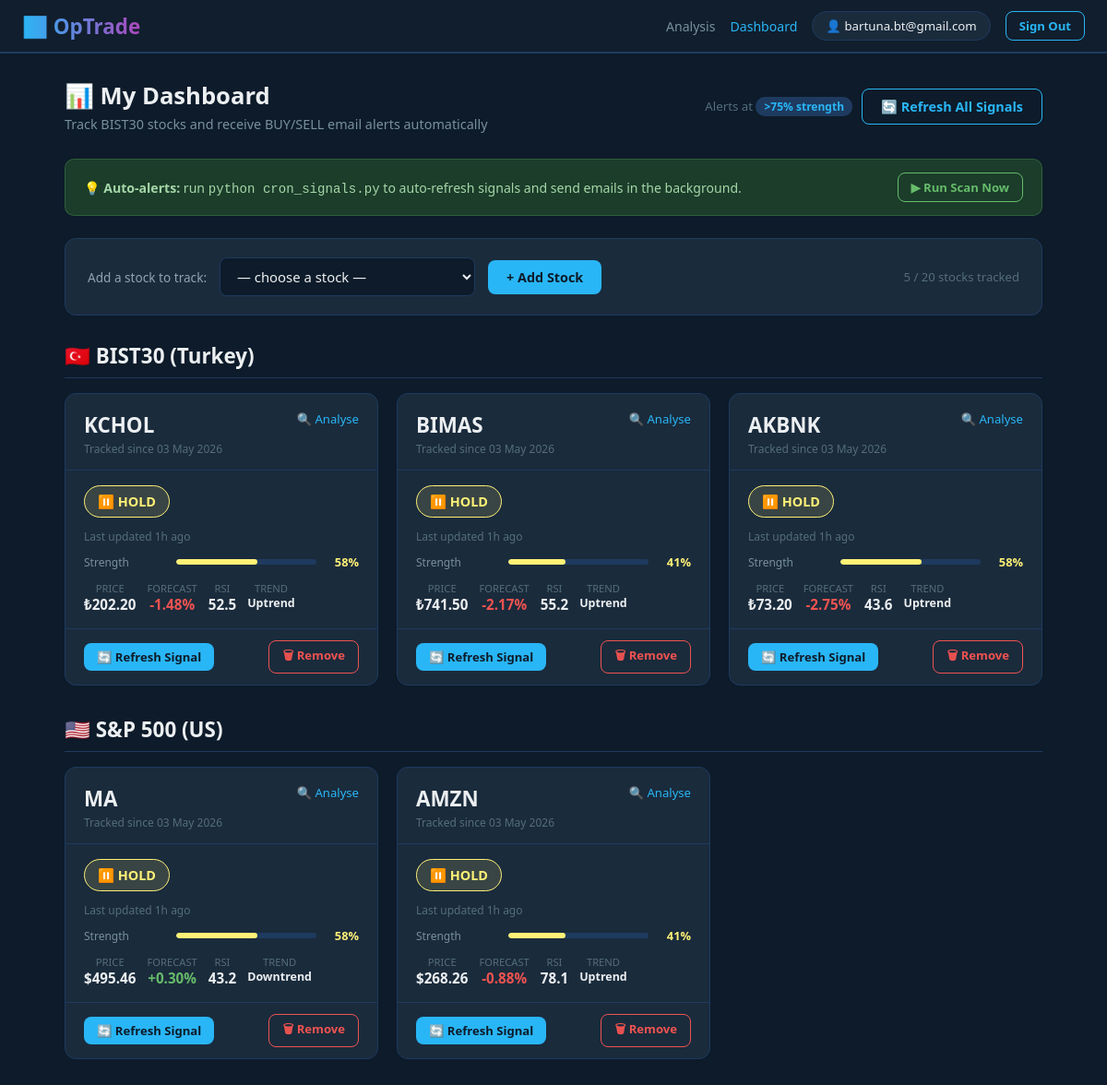
The page /dashboard (signed in) on the database as committed earlier.
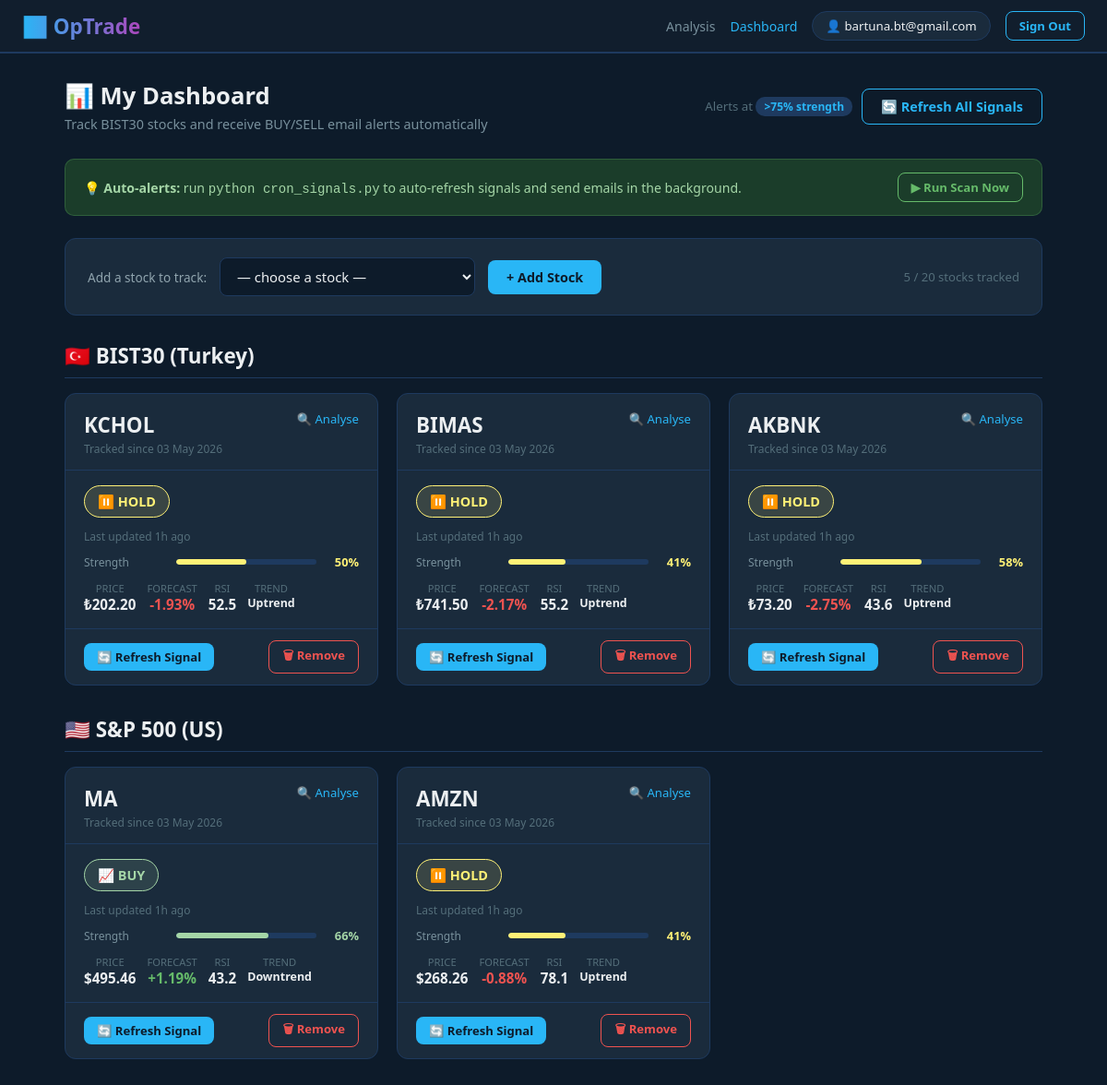
The same page on the database as committed later.
### tables this page shows
CREATE TABLE users (
            id            INTEGER  PRIMARY KEY AUTOINCREMENT,
            email         TEXT     UNIQUE NOT NULL,
            password_hash TEXT     NOT NULL,
            created_at    DATETIME DEFAULT CURRENT_TIMESTAMP
        );

CREATE TABLE tracked_stocks (
            id         INTEGER  PRIMARY KEY AUTOINCREMENT,
            user_id    INTEGER  NOT NULL,
            ticker     TEXT     NOT NULL,
            created_at DATETIME DEFAULT CURRENT_TIMESTAMP,
            FOREIGN KEY (user_id) REFERENCES users(id) ON DELETE CASCADE,
            UNIQUE(user_id, ticker)
        );

CREATE TABLE signals (
            id              INTEGER  PRIMARY KEY AUTOINCREMENT,
            ticker          TEXT     NOT NULL,
            signal_type     TEXT     NOT NULL,
            signal_strength INTEGER  NOT NULL,
            score           INTEGER,
            last_price      REAL,
            next_day_price  REAL,
            price_change    REAL,
            rsi             REAL,
            trend           TEXT,
            hmm_label       TEXT,
            summary         TEXT,
            checked_at      DATETIME DEFAULT CURRENT_TIMESTAMP
        );

### app.py (the view)
@app.route('/dashboard')
@login_required
def dashboard():
    uid     = session['user_id']
    tracked = db_get_tracked(uid)
    tracked_bist30 = []
    tracked_sp500 = []
    signals_data = {}
    for t in tracked:
        sig = db_get_signal(t['ticker'])
        if t['ticker'] in BIST30_STOCKS:
            tracked_bist30.append(t)
            if sig:
                sig['currency'] = 'TRY'
                sig['currency_symbol'] = '₺'
        else:
            tracked_sp500.append(t)
            if sig:
                sig['currency'] = 'USD'
                sig['currency_symbol'] = '$'
        signals_data[t['ticker']] = sig
    return render_template('dashboard.html',
        user=db_find_user_by_id(uid),
        tracked=tracked,
        tracked_bist30=tracked_bist30,
        tracked_sp500=tracked_sp500,
        tracked_tickers={t['ticker'] for t in tracked},
        signals=signals_data,
        bist30_stocks=BIST30_STOCKS,
        sp500_stocks=SP500_STOCKS,
        csrf=get_csrf(),
        alert_threshold=ALERT_THRESHOLD,
        max_tracked=MAX_TRACKED,
    )

### app.py (called while the page is built)
@contextlib.contextmanager
def get_db():
    conn = sqlite3.connect(DB_PATH)
    conn.row_factory = sqlite3.Row
    conn.execute("PRAGMA foreign_keys = ON")
    try:
        yield conn
        conn.commit()
    except Exception:
        conn.rollback()
        raise
    finally:
        conn.close()

def db_find_user_by_id(user_id):
    with get_db() as conn:
        row = conn.execute(
            "SELECT id, email, created_at FROM users WHERE id = ?", (user_id,)
        ).fetchone()
        return dict(row) if row else None

def db_get_tracked(user_id):
    with get_db() as conn:
        rows = conn.execute(
            "SELECT ticker, created_at FROM tracked_stocks WHERE user_id = ? ORDER BY created_at DESC",
            (user_id,)
        ).fetchall()
        return [dict(r) for r in rows]

def db_get_signal(ticker):
    with get_db() as conn:
        row = conn.execute(
            "SELECT * FROM signals WHERE ticker = ? LIMIT 1", (ticker.upper(),)
        ).fetchone()
        return dict(row) if row else None

@app.template_filter('time_ago')
def time_ago(dt_str):
    try:
        diff = (datetime.utcnow() - datetime.fromisoformat(str(dt_str))).total_seconds()
        if diff < 60:    return 'Just now'
        if diff < 3600:  return f'{int(diff / 60)}m ago'
        if diff < 86400: return f'{int(diff / 3600)}h ago'
        return f'{int(diff / 86400)}d ago'
    except Exception:
        return str(dt_str)

@app.template_filter('format_date')
def format_date(dt_str):
    try:
        return datetime.fromisoformat(str(dt_str)).strftime('%d %b %Y')
    except Exception:
        return str(dt_str)

@app.template_filter('numfmt')
def numfmt(value, decimals=2):
    try:
        return f'{float(value):,.{decimals}f}'
    except (TypeError, ValueError):
        return '--'

@app.template_filter('signal_color')
def signal_color(signal_type):
    for k, v in SIGNAL_COLORS.items():
        if k in (signal_type or ''):
            return v
    return '#78909C'

@app.template_filter('signal_emoji')
def signal_emoji(signal_type):
    for k, v in SIGNAL_EMOJIS.items():
        if k in (signal_type or ''):
            return v
    return '❓'

def login_required(f):
    @wraps(f)
    def decorated(*args, **kwargs):
        if 'user_id' not in session:
            return redirect(url_for('auth'))
        return f(*args, **kwargs)
    return decorated

def get_csrf():
    if 'csrf' not in session:
        session['csrf'] = secrets.token_hex(16)
    return session['csrf']

### templates/dashboard.html (shortened to what this page needs)
<!DOCTYPE html>
<html lang="en">
<head>
</head>
<body>
<nav>
  <a class="nav-brand" href="/">📈 OpTrade</a>
  <a class="nav-link"  href="/">Analysis</a>
  <a class="nav-link"  href="/dashboard" style="color:#29B6F6;">Dashboard</a>
  <span class="nav-pill">👤 {{ user.email }}</span>
  <form method="post" action="/logout" style="margin:0">
    <button type="submit" class="btn btn-sm btn-outline">Sign Out</button>
  </form>
</nav>
<div class="container">
  <div class="page-hdr">
    <div>
      <h1>📊 My Dashboard</h1>
      <p>Track BIST30 stocks and receive BUY/SELL email alerts automatically</p>
    </div>
    <div style="display:flex;gap:10px;align-items:center">
      <span style="color:#546E7A;font-size:.83rem">
        Alerts at <span class="threshold-badge">&gt;{{ alert_threshold }}% strength</span>
      </span>
      <button class="btn btn-outline" onclick="runAllSignals()" id="btn-refresh-all">
        🔄 Refresh All Signals
      </button>
    </div>
  </div>
  <div class="cron-bar">
    <p>💡 <strong>Auto-alerts:</strong> run <code>python cron_signals.py</code> to auto-refresh signals and send emails in the background.</p>
    <button class="btn btn-sm btn-outline" style="border-color:#66BB6A;color:#66BB6A"
            onclick="triggerCron()">▶ Run Scan Now</button>
  </div>
  <div class="add-bar">
    <label>Add a stock to track:</label>
    <select id="add-select">
      <option value="">— choose a stock —</option>
    </select>
    <button class="btn btn-primary" onclick="addStock()">+ Add Stock</button>
    <span style="color:#546E7A;font-size:.82rem;margin-left:auto">
      {{ tracked | length }} / {{ max_tracked }} stocks tracked
    </span>
  </div>
  {% macro render_card(t, sig, alert_threshold) %}
    {% set ticker = t.ticker %}
    <div class="stock-card" id="card-{{ ticker }}">
      <div class="card-top">
        <div style="display:flex;justify-content:space-between;align-items:flex-start">
          <div>
            <div class="card-ticker">{{ ticker }}</div>
            <div class="card-added">Tracked since {{ t.created_at | format_date }}</div>
          </div>
          <a href="/?stock={{ ticker }}" target="_blank"
             style="color:#29B6F6;font-size:.82rem;text-decoration:none" title="Open analysis">
            🔍 Analyse
          </a>
        </div>
      </div>
      <div class="sig-section" id="sig-{{ ticker }}">
        {% if sig %}
          {% set sc = sig.signal_type | signal_color %}
          {% set se = sig.signal_type | signal_emoji %}
          <div class="sig-badge" style="background:{{ sc }}22;border:1.5px solid {{ sc }};color:{{ sc }}">
            {{ se }} {{ sig.signal_type }}
          </div>
          <div class="sig-time">Last updated {{ sig.checked_at | time_ago }}</div>
          <div class="str-row">
            <span class="str-label">Strength</span>
            <div class="str-bar">
              <div class="str-fill" style="width:{{ sig.signal_strength }}%;background:{{ sc }}"></div>
            </div>
            <span class="str-pct" style="color:{{ sc }}">{{ sig.signal_strength }}%</span>
          </div>
          <div class="mini-metrics">
            {% if sig.last_price %}
            <div class="mini-m">
              <div class="mm-l">Price</div>
              <div class="mm-v">{{ sig.currency_symbol }}{{ sig.last_price | numfmt(2) }}</div>
            </div>
            {% endif %}
            {% if sig.price_change is not none %}
            <div class="mini-m">
              <div class="mm-l">Forecast</div>
              <div class="mm-v" style="color:{% if sig.price_change >= 0 %}#66BB6A{% else %}#EF5350{% endif %}">
                {% if sig.price_change >= 0 %}+{% endif %}{{ sig.price_change | numfmt(2) }}%
              </div>
            </div>
            {% endif %}
            {% if sig.rsi %}
            <div class="mini-m">
              <div class="mm-l">RSI</div>
              <div class="mm-v">{{ sig.rsi | numfmt(1) }}</div>
            </div>
            {% endif %}
            {% if sig.trend %}
            <div class="mini-m">
              <div class="mm-l">Trend</div>
              <div class="mm-v" style="font-size:.78rem">{{ sig.trend }}</div>
            </div>
            {% endif %}
          </div>
        {% else %}
          <div class="no-signal">
            No signal yet — click <strong>Refresh</strong> to run the AI analysis
          </div>
        {% endif %}
      </div>
      <div class="card-actions">
        <button class="btn btn-sm btn-primary" onclick="refreshSignal('{{ ticker }}')"
                id="refresh-{{ ticker }}">
          🔄 Refresh Signal
        </button>
        <button class="btn btn-sm btn-danger" onclick="removeStock('{{ ticker }}')">
          🗑 Remove
        </button>
      </div>
    </div>
  {% endmacro %}
  {% if not tracked %}
  <div class="empty-state">
    <div class="big">📭</div>
    <h3>No stocks tracked yet</h3>
    <p>Add a BIST30 or S&P 500 stock above to start receiving AI signal alerts.</p>
  </div>
  {% else %}
    {% if tracked_bist30 %}
    <h2 style="margin:20px 0 16px;font-size:1.4rem;color:#ECEFF1;border-bottom:1px solid #1E3A5F;padding-bottom:8px">🇹🇷 BIST30 (Turkey)</h2>
    <div class="grid" id="stock-grid-bist30" style="margin-bottom:32px">
      {% for t in tracked_bist30 %}
        {{ render_card(t, signals.get(t.ticker), alert_threshold) }}
      {% endfor %}
    </div>
    {% endif %}
    {% if tracked_sp500 %}
    <h2 style="margin:20px 0 16px;font-size:1.4rem;color:#ECEFF1;border-bottom:1px solid #1E3A5F;padding-bottom:8px">🇺🇸 S&P 500 (US)</h2>
    <div class="grid" id="stock-grid-sp500" style="margin-bottom:32px">
      {% for t in tracked_sp500 %}
        {{ render_card(t, signals.get(t.ticker), alert_threshold) }}
      {% endfor %}
    </div>
    {% endif %}
  {% endif %}
</div>
</body>
</html>

### templates/dashboard.html (style rules this page uses)
* { box-sizing:border-box;margin:0;padding:0 }
body { background:#0D1B2A;color:#ECEFF1;font-family:'Segoe UI',system-ui,sans-serif;min-height:100vh }
nav { background:#111E2D;border-bottom:2px solid #1E3A5F;padding:0 24px;display:flex; align-items:center;height:58px;gap:16px }
.nav-brand { font-size:1.4rem;font-weight:800; background:linear-gradient(90deg,#29B6F6,#AB47BC); -webkit-background-clip:text;-webkit-text-fill-color:transparent; text-decoration:none;margin-right:auto }
.nav-link { color:#78909C;text-decoration:none;font-size:.88rem;transition:color .2s }
.nav-pill { background:#1A2B3C;border:1px solid #1E3A5F;color:#ECEFF1; padding:6px 14px;border-radius:20px;font-size:.83rem }
.container { max-width:1100px;margin:0 auto;padding:28px 20px }
.page-hdr { display:flex;align-items:center;justify-content:space-between; margin-bottom:28px;flex-wrap:wrap;gap:12px }
.page-hdr h1 { font-size:1.6rem;font-weight:700 }
.page-hdr p { color:#78909C;font-size:.9rem;margin-top:4px }
.add-bar { background:#1A2B3C;border:1px solid #1E3A5F;border-radius:12px; padding:20px 24px;margin-bottom:28px;display:flex;align-items:center;gap:14px;flex-wrap:wrap }
.add-bar label { color:#90A4AE;font-size:.85rem;white-space:nowrap }
.add-bar select { background:#0D1B2A;border:1.5px solid #1E3A5F;color:#ECEFF1; padding:9px 14px;border-radius:8px;font-size:.93rem;font-family:inherit;min-width:160px }
.btn { padding:9px 20px;border-radius:8px;border:none;cursor:pointer; font-family:inherit;font-size:.9rem;font-weight:600;transition:all .2s }
.btn-primary { background:#29B6F6;color:#0D1B2A }
.btn-outline { background:transparent;border:1.5px solid #29B6F6;color:#29B6F6 }
.btn-danger { background:transparent;border:1.5px solid #EF5350;color:#EF5350 }
.btn-sm { padding:6px 14px;font-size:.82rem }
.grid { display:grid;grid-template-columns:repeat(auto-fill,minmax(320px,1fr));gap:20px }
.stock-card { background:#1A2B3C;border:1px solid #1E3A5F;border-radius:12px; overflow:hidden;transition:border-color .2s }
.card-top { padding:18px 20px 14px;border-bottom:1px solid #1E3A5F }
.card-ticker { font-size:1.4rem;font-weight:800;color:#ECEFF1 }
.card-added { font-size:.75rem;color:#546E7A;margin-top:2px }
.sig-section { padding:16px 20px }
.sig-badge { display:inline-flex;align-items:center;gap:7px;padding:7px 14px; border-radius:20px;font-size:.9rem;font-weight:700;margin-bottom:12px }
.sig-time { font-size:.75rem;color:#546E7A;margin-bottom:10px }
.str-row { display:flex;align-items:center;gap:10px;margin-bottom:12px }
.str-label { font-size:.75rem;color:#78909C;width:90px;flex-shrink:0 }
.str-bar { flex:1;height:6px;background:#1E3A5F;border-radius:3px;overflow:hidden }
.str-fill { height:100%;border-radius:3px;transition:width .6s }
.str-pct { font-size:.8rem;font-weight:700;width:36px;text-align:right }
.mini-metrics { display:flex;gap:12px;flex-wrap:wrap }
.mini-m { text-align:center }
.mini-m .mm-l { color:#546E7A;font-size:.7rem;text-transform:uppercase }
.mini-m .mm-v { font-size:.95rem;font-weight:700;color:#ECEFF1 }
.card-actions { padding:12px 20px;border-top:1px solid #1E3A5F; display:flex;gap:10px;justify-content:space-between;align-items:center }
.cron-bar { background:#1B3D2A;border:1px solid #66BB6A44;border-radius:10px; padding:14px 20px;margin-bottom:24px;display:flex;align-items:center; justify-content:space-between;gap:12px;flex-wrap:wrap }
.cron-bar p { font-size:.88rem;color:#A5D6A7 }
.threshold-badge { background:#1E3A5F;color:#29B6F6;padding:2px 9px; border-radius:10px;font-size:.75rem;font-weight:700 }

Rows that differ between the two databases and show on the page:
removed signals: signal_type "HOLD", checked_at "1h ago", signal_strength "58", last_price|numfmt "202.20", price_change|numfmt "-1.48", rsi|numfmt "52.5", trend "Uptrend"
removed signals: signal_type "HOLD", checked_at "1h ago", signal_strength "58", last_price|numfmt "495.46", price_change|numfmt "0.30", rsi|numfmt "43.2", trend "Downtrend"
computed for tracked_stocks "KCHOL": {{ sig.signal_strength }} 58 → 50 (drawn)
added signals: signal_type "HOLD", checked_at "1h ago", signal_strength "50", last_price|numfmt "202.20", price_change|numfmt "-1.93", rsi|numfmt "52.5", trend "Uptrend"
computed for tracked_stocks "MA": se "⏸️" → "📈"; {{ sig.signal_strength }} 58 → 66 (drawn)
added signals: signal_type "BUY", checked_at "1h ago", signal_strength "66", last_price|numfmt "495.46", price_change|numfmt "1.19", rsi|numfmt "43.2", trend "Downtrend"
